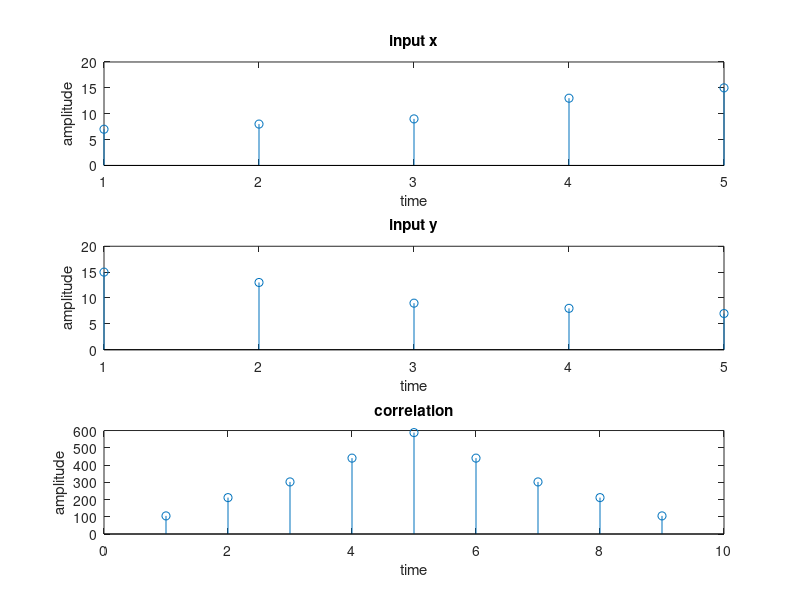

Write MATLAB code to recreate this figure.
x = [7 8 9 13 15];
y = fliplr(x);
z = conv(x,y);
disp(z);
subplot(3,1,1);
stem(x);
xlabel('time');
ylabel('amplitude');
title('input x');
subplot(3,1,2);
stem(y);
xlabel('time');
ylabel('amplitude');
title('input y');
subplot(3,1,3);
stem(z);
xlabel('time');
ylabel('amplitude');
title('correlation');